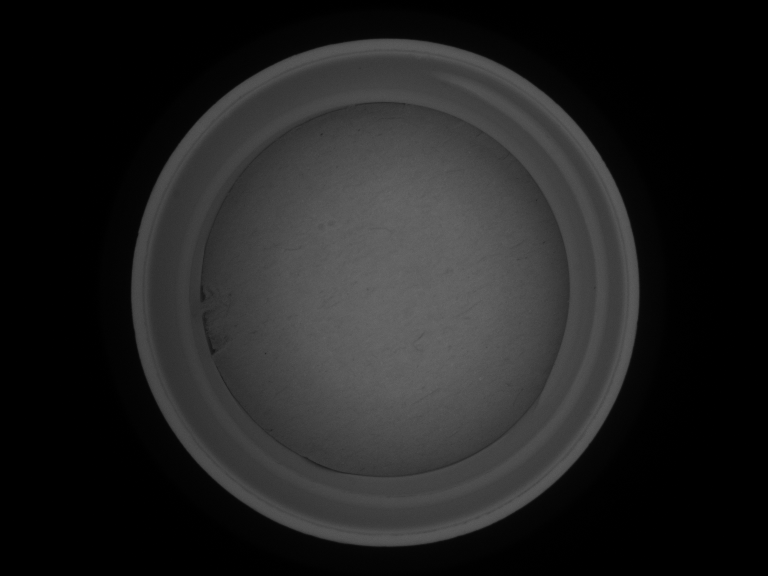
#> input picture cap-inspection-images/project_1_liner_inspection/d_16.bmp, 768 x 576 px
$ jupyter execute bozza_prova.ipynb
#> lines starting #> are read from the running program, lines starting #| are printed output that depends on the picture; after the words box and inside, x2 and y2 are one past the last pixel; in counts of white or black regions, pixels touching at a corner belong together
[cell 1]
import numpy as np
import cv2
from matplotlib import pyplot as plt
import math

#### LOAD and show IMAGE
img_color = cv2.imread('cap-inspection-images/project_1_liner_inspection/d_16.bmp')
#> img_color is the input picture: shape (576, 768, 3); min 0, max 104, mean 33.6
#img_color = cv2.imread('cap-inspection-images/project_1_liner_inspection/g_03.bmp')
img = cv2.cvtColor(img_color,cv2.COLOR_BGR2GRAY)
plt.figure()
plt.imshow(img,cmap='gray',vmin=0,vmax=255)
plt.show()

#### histogram
hist, bins = np.histogram(img.flatten(), 256, [0,256])
#> hist = 256 values, max 165709 at index 0, min 0 at index 105, mean 1728; bins = 257 values from 0 to 256
'''
plt.figure(2,figsize=[8,4])
plt.stem(hist)
plt.show()
'''
######## TASK 1.1:  Outline the cap by generating a circle that fits the cap mouth #########
#img_blur = cv2.GaussianBlur(img,(7,7),0)
img_blur = cv2.bilateralFilter(img,7,50,75)
circles = cv2.HoughCircles(img_blur,cv2.HOUGH_GRADIENT, 1, 45,param1=70,param2=70) # ok per trovare esterno dei tappi
#> circles = [[385.5, 291.5, 254]]
# param1: threshold della differenza del gradiente (+alto = colori + diversi) (per il canny "integrato") - + alta mi trova solo il cerchio esterno
# param2 : perfezione del cerchio
#print(circles, circles.shape)
center = (circles[0][0][0],circles[0][0][1])
#> center = (385.5, 291.5)
radius = circles[0][0][2]
#> radius = 254
'''for c in circles[0,:] :
    cv2.circle(img_color,(int(c[0]),int(c[1])),int(c[2]),color=(0, 255, 0),thickness=2)
    cv2.circle(img_color,(int(c[0]),int(c[1])),int(2),color=(0, 255, 0),thickness=2)
    print("center: x= ", c[0]," y= ",c[1]," - radius= ",c[2])
'''

cv2.circle(img_color,(int(center[0]),int(center[1])),int(radius),color=(0, 255, 0),thickness=2)
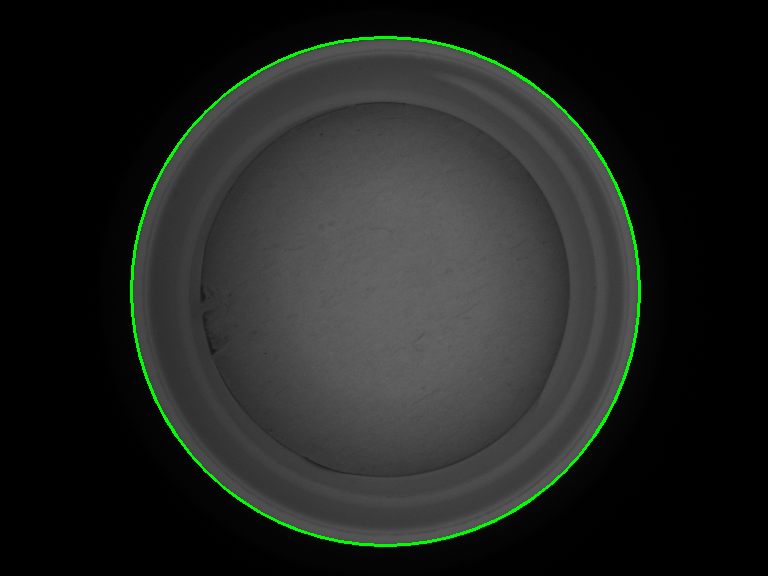
#> img_color: shape (576, 768, 3); 1.05% of pixels changed, all inside (x1, y1, x2, y2) = (130, 36, 641, 547)
cv2.circle(img_color,(int(center[0]),int(center[1])),int(2),color=(0, 255, 0),thickness=2)
#> img_color: shape (576, 768, 3); 0.01% of pixels changed, all inside (x1, y1, x2, y2) = (382, 288, 389, 295)
print("CAP OUTLINE - center: x= ", center[0]," y= ",center[1]," , radius= ",radius )
#| CAP OUTLINE - center: x=  385.5  y=  291.5  , radius=  254.0
plt.imshow(img_color)
plt.show()

#### ROI OF INSIDE THE CAP
offset = ((radius/math.sqrt(2))+radius)/2 # half way
#> offset = 216.8
offset = radius*0.8 # accazzodicane ##################################
#> offset = 203.2
x_max=math.ceil(center[0]+offset)
#> x_max = 589
x_min=math.floor(center[0]-offset)
#> x_min = 182
y_max=math.ceil(center[1]+offset)
#> y_max = 495
y_min=math.floor(center[1]-offset)
#> y_min = 88

img_roi=img_blur[y_min:y_max,x_min:x_max]
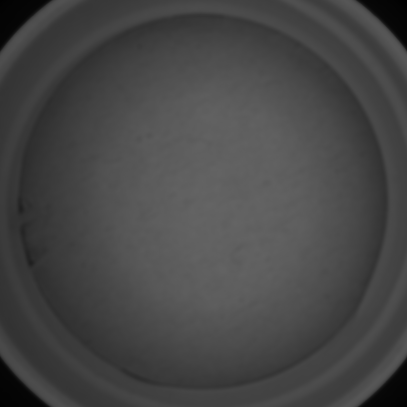
#> img_roi: shape (407, 407); min 1, max 100, mean 70.9
img_roi_show=img_roi.copy()


########## TASK 1.2 : identifica rotture liner

edges = cv2.Canny(img_roi,15,30,apertureSize = 3)
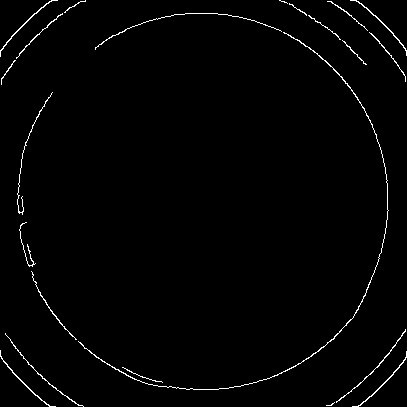
#> edges: shape (407, 407); 1.5% white in thin lines or dots
#edges = cv2.Canny(img_roi,10,30,apertureSize = 3) #VERY NICE
plt.imshow(edges,cmap='gray',vmin=0,vmax=255)
plt.show()

lines = cv2.HoughLines(edges,1,np.pi/180,70)
#> lines = None
if lines is not None and len(lines) > 0:
    #
    for line in lines:
        rho, theta = line[0]
        a = np.cos(theta)
        b = np.sin(theta)
        x0 = a * rho
        y0 = b * rho
        x1 = int(x0 + 1000 * (-b))
        y1 = int(y0 + 1000 * (a))
        x2 = int(x0 - 1000 * (-b))
        y2 = int(y0 - 1000 * (a))
        print("LINE: (",x0,",",y0,") - theta= ",theta," - rho: ",rho)
        cv2.line(img_roi_show, (x1, y1), (x2, y2), (0, 0, 255), 2)
        cv2.line(img_color, (x1+x_min, y1+y_min), (x2+x_min, y2+y_min), (0, 0, 255), 2)

    '''
    rho, theta = lines[0][0]
    a = np.cos(theta)
    b = np.sin(theta)
    x0 = a * rho
    y0 = b * rho
    x1 = int(x0 + 1000 * (-b))
    y1 = int(y0 + 1000 * (a))
    x2 = int(x0 - 1000 * (-b))
    y2 = int(y0 - 1000 * (a))

    cv2.line(img_roi_show, (x1, y1), (x2, y2), (0, 0, 255), 2)
    cv2.line(img_color, (x1+x_min, y1+y_min), (x2+x_min, y2+y_min), (0, 0, 255), 2)

    '''
    plt.figure()
    plt.subplot(1,2,1)
    plt.imshow(img_roi_show)
    plt.subplot(1,2,2)
    plt.imshow(img_color)
    plt.show()

    # PROVARE A FARE LA MEDIA DELLE LINEE CHE TROVA PER AVERNE SOLO UNA

    #### funziona bene con tutte c'è solo da capire come fare il rettangolo
else:
    print("NO DEFECTS")

'''# houghlinesP : fa le linee "limitate" non infinite ma è peggio a prendere le linee complete perchè sono un po' stortine
linesP = cv2.HoughLinesP(edges,1,np.pi/180,60,minLineLength=50,maxLineGap=60)
#linesP = cv2.HoughLinesP(edges,1,np.pi/180,50,minLineLength=50,maxLineGap=58) # perfetta per d17

if linesP is not None and len(linesP) > 0:
    #
    for line in linesP:
        x1,y1,x2,y2= line[0]
        cv2.line(img_color, (x1, y1), (x2, y2), (0, 0, 255), 2)


    #x1,y1,x2,y2 = linesP[0][0]
    #cv2.line(img_color, (x1, y1), (x2, y2), (0, 0, 255), 2)

    plt.figure()
    plt.imshow(img_color)
    plt.show()
'''


##### TASK 1.3: missing liner
'''
fare region of interest nel cerchio piccolo (si può fare circolare)
fare la avg lightness di altre immagini e trovare il valore medio più diffuso e se è più chiara allora è senza liner
'''


######## TASK 2:  Outline the cap by generating a circle that fits the cap mouth
circles_in = cv2.HoughCircles(img_roi,cv2.HOUGH_GRADIENT, 1, 50,param1=40,param2=60) # d_18 ne trova 3 ma il primo è quello giusto
#> circles_in = [[199.5, 201.5, 188.3]]
#circles_in = cv2.HoughCircles(img_roi,cv2.HOUGH_GRADIENT, 1, 45,param1=40,param2=60) # ALL OK EXCEPT G_04 if keep "half way" ROI
#cerchiamo il cerchio interno nella roi e poi per visualizzarlo gli diamo l'offset per ritrovarlo nell'immagine grande ((0,0) in img_roi = (x_min,y_min) in img "full")
# !!!!!!!!!!!11 d_31 questa non la trova (che ci sta che sia così)
if circles_in is not None and len(circles_in) > 0:

    #print(circles, circles.shape)
    for c in circles_in[0,:] :
        cv2.circle(img_roi_show,(int(c[0]),int(c[1])),int(c[2]),color=(255, 0, 0),thickness=2)
        cv2.circle(img_roi_show,(int(c[0]),int(c[1])),int(2),color=(255,0, 0),thickness=2)
        cv2.circle(img_color,(int(c[0])+x_min,int(c[1])+y_min),int(c[2]),color=(255, 0, 0),thickness=2)
        cv2.circle(img_color,(int(c[0])+x_min,int(c[1])+y_min),int(2),color=(255,0, 0),thickness=2)
        print("LINER - center (in roi pic): x= ", c[0]," y= ",c[1]," - center (in full pic): x= ", c[0]+x_min," y= ",c[1]+y_min," , radius= ",c[2])
#> this loop made 1 pass
#| LINER - center (in roi pic): x=  199.5  y=  201.5  - center (in full pic): x=  381.5  y=  289.5  , radius=  188.3
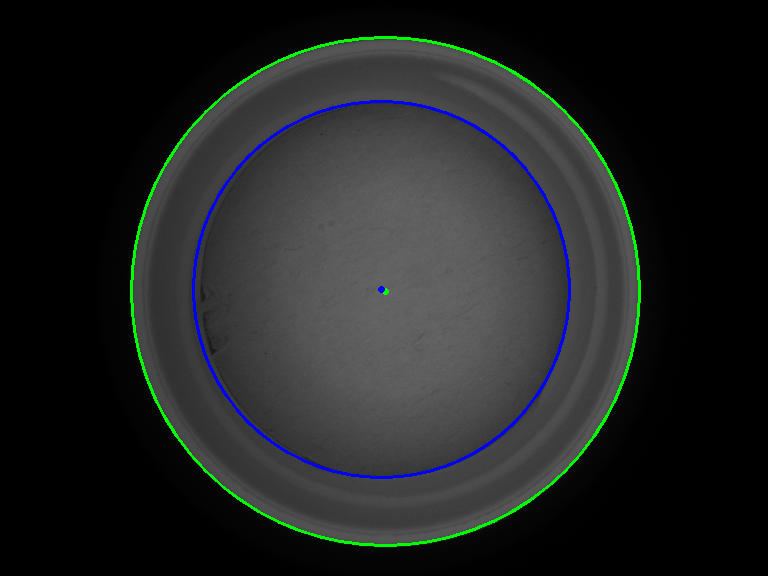
#> img_color: shape (576, 768, 3); mean B, G, R 34.7, 35.3, 32.6
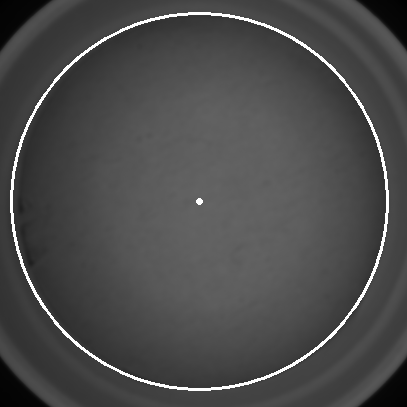
#> img_roi_show: shape (407, 407); 2.2% of pixels changed, all inside (x1, y1, x2, y2) = (10, 12, 389, 391)

    plt.figure()
    plt.subplot(1,2,1)
    plt.imshow(img_roi_show)
    plt.subplot(1,2,2)
    plt.imshow(img_color)
    plt.show()
#> figure, not shown here; B, G, R data is drawn as R, G, B
else :
    print("NO LINER")
